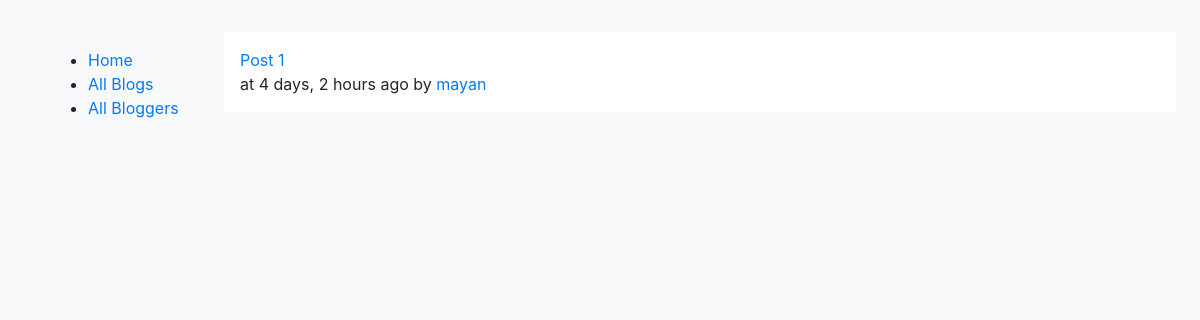
Before: / with the older database file.
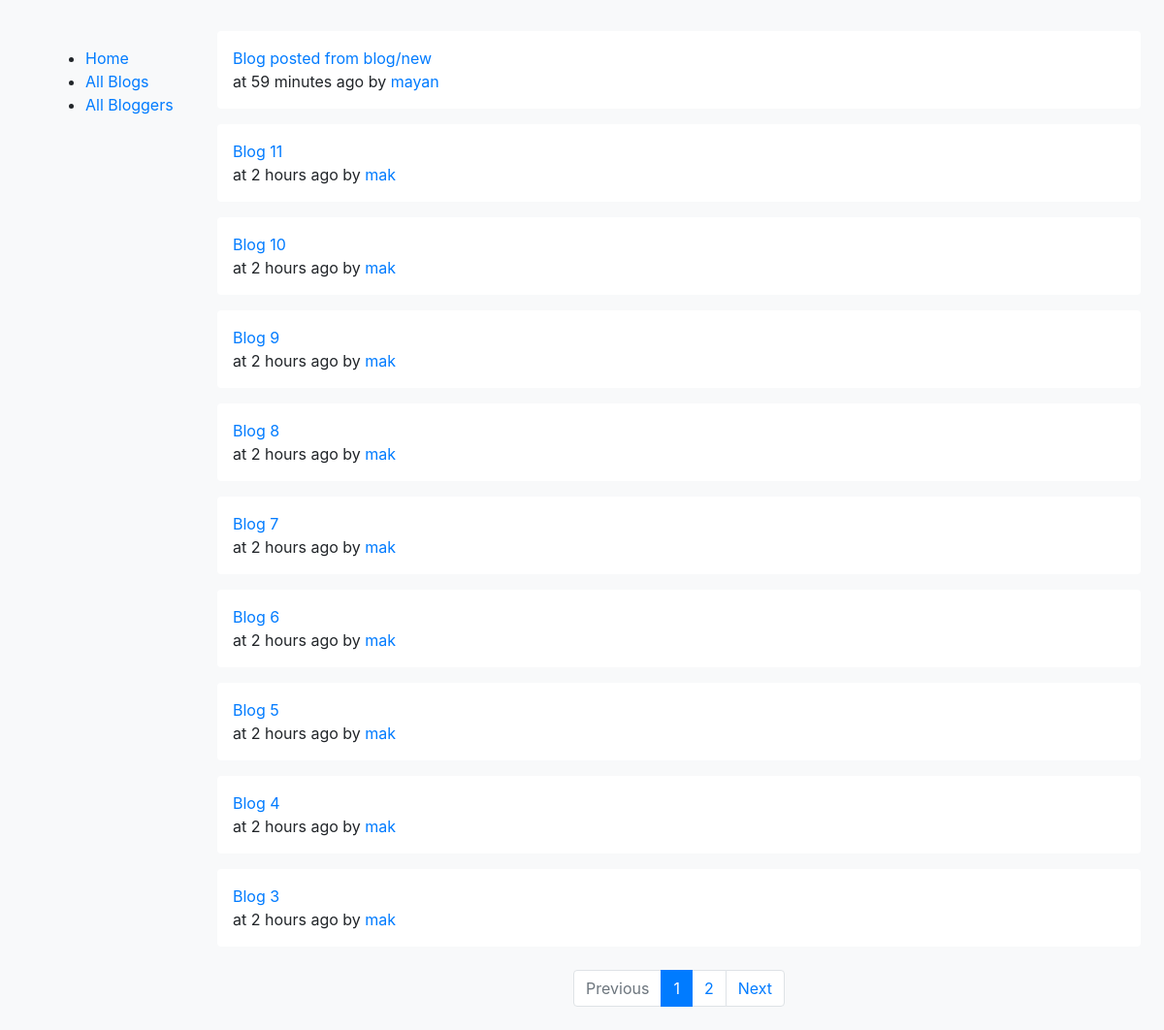
After: the same page with the newer database file.
### blog/models.py (models this page shows, shortened)
class Post(models.Model) :
    title = models.CharField(max_length=100)
    content = models.TextField(max_length=2000)
    created_at = models.DateTimeField(auto_now_add=True)
    created_by = models.ForeignKey(
        settings.AUTH_USER_MODEL, related_name='posts', on_delete=models.CASCADE)
    class Meta:
        ordering = ['-created_at']

### accounts/models.py (models this page shows)
class User(AbstractUser):
    bio = models.CharField(max_length=200, null=True)
    is_blogger = models.BooleanField(default = False)

### blog/views.py (the view)
# urls.py: path('', views.HomeView.as_view(), name='home'),
class HomeView(ListView):
	model = Post
	context_object_name = 'posts'
	template_name = 'blog/posts.html'
	paginate_by = 10

### blog/templates/blog/posts.html (shortened to what this page needs)
{% extends 'blog/base.html' %}
{% load humanize %}
{% block content %}
{% if posts %}
     {% for post in posts %}
    <div class="my-3 p-3 bg-white rounded box-shadow">
        <a href="{% url 'blog:blog' post.id %}">{{ post.title}}</a><br>
        at {{ post.created_at|naturaltime}}
        by <a href="{% url 'blog:blogger' post.created_by %}">{{ post.created_by}}</a><br>
    </div>
     {% endfor %}
{% endif %}
         {% if is_paginated %}
        <nav aria-label="Topics pagination" class="my-4">
            <ul class="pagination justify-content-center">
                {% if page_obj.has_previous %}
                <li class="page-item">
                    <a class="page-link" href="?page={{ page_obj.previous_page_number }}">Previous</a>
                </li>
                {% else %}
                <li class="page-item disabled">
                    <span class="page-link">Previous</span>
                </li>
                {% endif %} {% for page_num in paginator.page_range %} {% if page_obj.number == page_num %}
                <li class="page-item active">
                    <span class="page-link">
                        {{ page_num }}
                    </span>
                </li>
                {% else %}
                <li class="page-item">
                    <a class="page-link" href="?page={{ page_num }}">{{ page_num }}</a>
                </li>
                {% endif %} {% endfor %} {% if page_obj.has_next %}
                <li class="page-item">
                    <a class="page-link" href="?page={{ page_obj.next_page_number }}">Next</a>
                </li>
                {% else %}
                <li class="page-item disabled">
                    <span class="page-link">Next</span>
                </li>
                {% endif %}
            </ul>
        </nav>
        {% endif %}
{% endblock %}

### blog/templates/blog/base.html (shortened to what this page needs)
{% load static %}
<!DOCTYPE html>
<html>
<head>
    <link rel="stylesheet" href="{% static 'css/bootstrap.min.css' %}">
    <link rel="stylesheet" href="{% static 'css/custom.css' %}">
</head>
<body>
    <div class="container-fluid">
        <div class="row">
            <nav class="col-md-2 d-none d-md-block bg-light pt-5 px-5">
                <div class="position-fixed">
                    <ul>
                        <li><a href="{% url 'blog:home' %}">Home</a></li>
                        <li><a href="{% url 'blog:home' %}">All Blogs</a></li>
                        <li><a href="{% url 'blog:bloggers' %}">All Bloggers</a></li>
                    </ul>
                </div>
            </nav>
            <main class="col-md-9 ml-sm-auto col-lg-10 pt-3 px-4">
                {% block content %} {% endblock %}
            </main>
        </div>
    </div>
</body>
</html>

### blog/static/css/custom.css (style rules this page uses)
body { background-color: #f8f9fa; }

Changed rows visible on the page:
no longer on this page (row unchanged): Post: title "Post 1", created_at "4 days, 2 hours ago", created_by "mayan"
added Post: title "Blog posted from blog/new", created_at "59 minutes ago", created_by "mayan"
added Post: title "Blog 11", created_at "2 hours ago", created_by "mak"
added Post: title "Blog 10", created_at "2 hours ago", created_by "mak"
added Post: title "Blog 9", created_at "2 hours ago", created_by "mak"
added Post: title "Blog 8", created_at "2 hours ago", created_by "mak"
added Post: title "Blog 7", created_at "2 hours ago", created_by "mak"
added Post: title "Blog 6", created_at "2 hours ago", created_by "mak"
added Post: title "Blog 5", created_at "2 hours ago", created_by "mak"
added Post: title "Blog 4", created_at "2 hours ago", created_by "mak"
added Post: title "Blog 3", created_at "2 hours ago", created_by "mak"
Other visible differences:
text now shown: "Previous Next"
new list line: "1"
new list line: "2"
